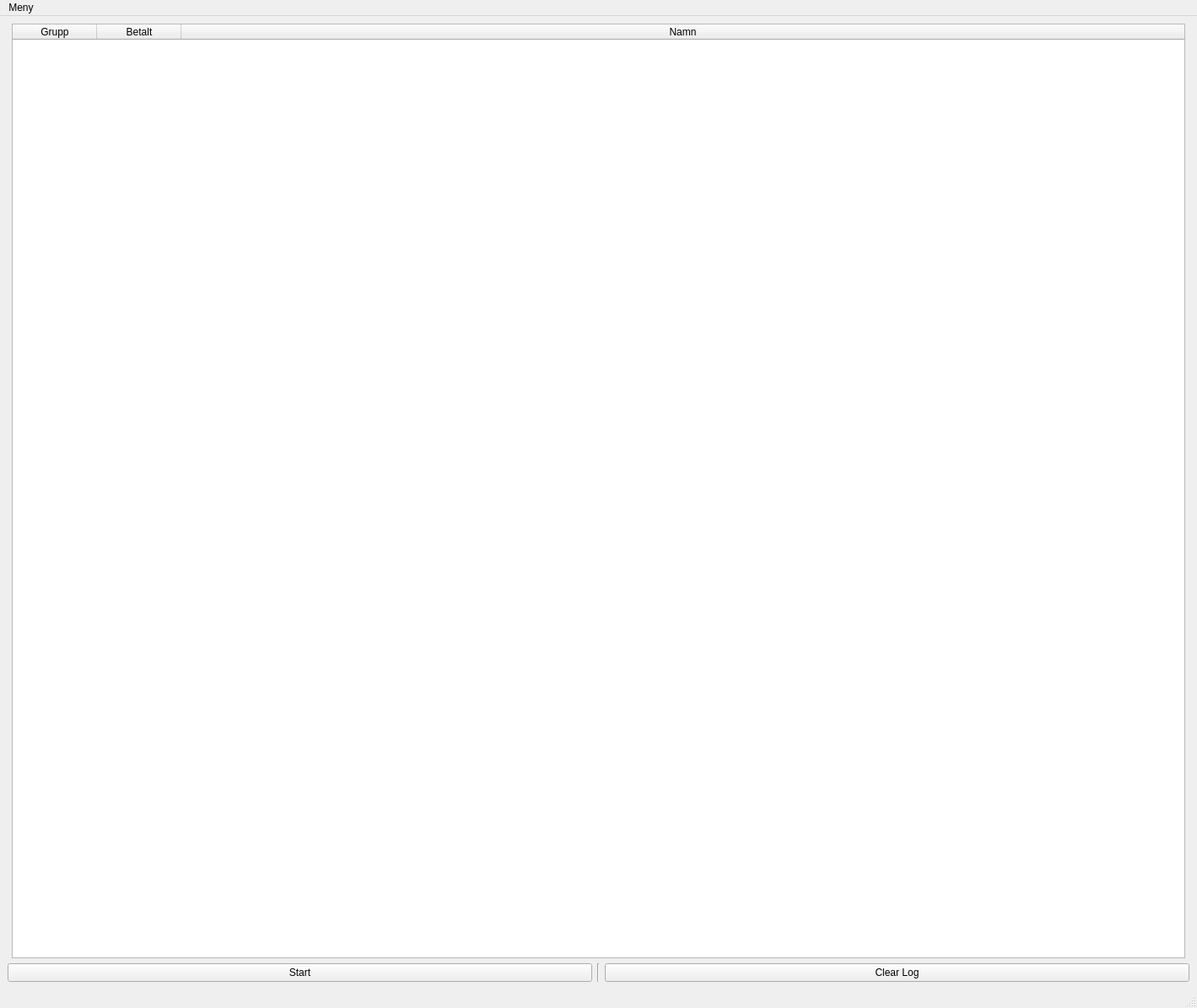
<?xml version="1.0" encoding="UTF-8"?>
<ui version="4.0">
 <class>RF_Entry</class>
 <widget class="QMainWindow" name="RF_Entry">
  <property name="geometry">
   <rect>
    <x>0</x>
    <y>0</y>
    <width>1419</width>
    <height>1195</height>
   </rect>
  </property>
  <property name="windowTitle">
   <string>RF Entry</string>
  </property>
  <widget class="QWidget" name="centralwidget">
   <layout class="QVBoxLayout" name="verticalLayout_2">
    <item>
     <layout class="QVBoxLayout" name="verticalLayout">
      <item alignment="Qt::AlignHCenter">
       <widget class="QTableWidget" name="reportWindow">
        <property name="minimumSize">
         <size>
          <width>1391</width>
          <height>0</height>
         </size>
        </property>
        <property name="maximumSize">
         <size>
          <width>1391</width>
          <height>16777215</height>
         </size>
        </property>
        <property name="lineWidth">
         <number>1</number>
        </property>
        <property name="alternatingRowColors">
         <bool>true</bool>
        </property>
        <property name="selectionMode">
         <enum>QAbstractItemView::NoSelection</enum>
        </property>
        <property name="textElideMode">
         <enum>Qt::ElideLeft</enum>
        </property>
        <property name="showGrid">
         <bool>true</bool>
        </property>
        <attribute name="horizontalHeaderStretchLastSection">
         <bool>true</bool>
        </attribute>
        <attribute name="verticalHeaderVisible">
         <bool>true</bool>
        </attribute>
        <attribute name="verticalHeaderHighlightSections">
         <bool>false</bool>
        </attribute>
        <attribute name="verticalHeaderStretchLastSection">
         <bool>false</bool>
        </attribute>
        <column>
         <property name="text">
          <string>Grupp</string>
         </property>
        </column>
        <column>
         <property name="text">
          <string>Betalt</string>
         </property>
        </column>
        <column>
         <property name="text">
          <string>Namn</string>
         </property>
         <property name="textAlignment">
          <set>AlignCenter</set>
         </property>
        </column>
       </widget>
      </item>
      <item>
       <layout class="QHBoxLayout" name="horizontalLayout">
        <item>
         <widget class="QPushButton" name="startButton">
          <property name="text">
           <string>Start</string>
          </property>
          <property name="checkable">
           <bool>true</bool>
          </property>
         </widget>
        </item>
        <item>
         <widget class="Line" name="sep_line">
          <property name="orientation">
           <enum>Qt::Vertical</enum>
          </property>
         </widget>
        </item>
        <item>
         <widget class="QPushButton" name="clearButton">
          <property name="text">
           <string>Clear Log</string>
          </property>
         </widget>
        </item>
       </layout>
      </item>
     </layout>
    </item>
   </layout>
  </widget>
  <widget class="QMenuBar" name="menubar">
   <property name="geometry">
    <rect>
     <x>0</x>
     <y>0</y>
     <width>1419</width>
     <height>27</height>
    </rect>
   </property>
   <widget class="QMenu" name="menuMeny">
    <property name="title">
     <string>Meny</string>
    </property>
    <addaction name="actionExport_CSV"/>
    <addaction name="actionSettings"/>
    <addaction name="separator"/>
    <addaction name="actionQuit"/>
   </widget>
   <addaction name="menuMeny"/>
  </widget>
  <widget class="QStatusBar" name="statusbar"/>
  <action name="actionExport_CSV">
   <property name="text">
    <string>Export CSV</string>
   </property>
  </action>
  <action name="actionSettings">
   <property name="text">
    <string>Settings</string>
   </property>
  </action>
  <action name="actionQuit">
   <property name="text">
    <string>Quit</string>
   </property>
  </action>
 </widget>
 <resources/>
 <connections/>
</ui>
